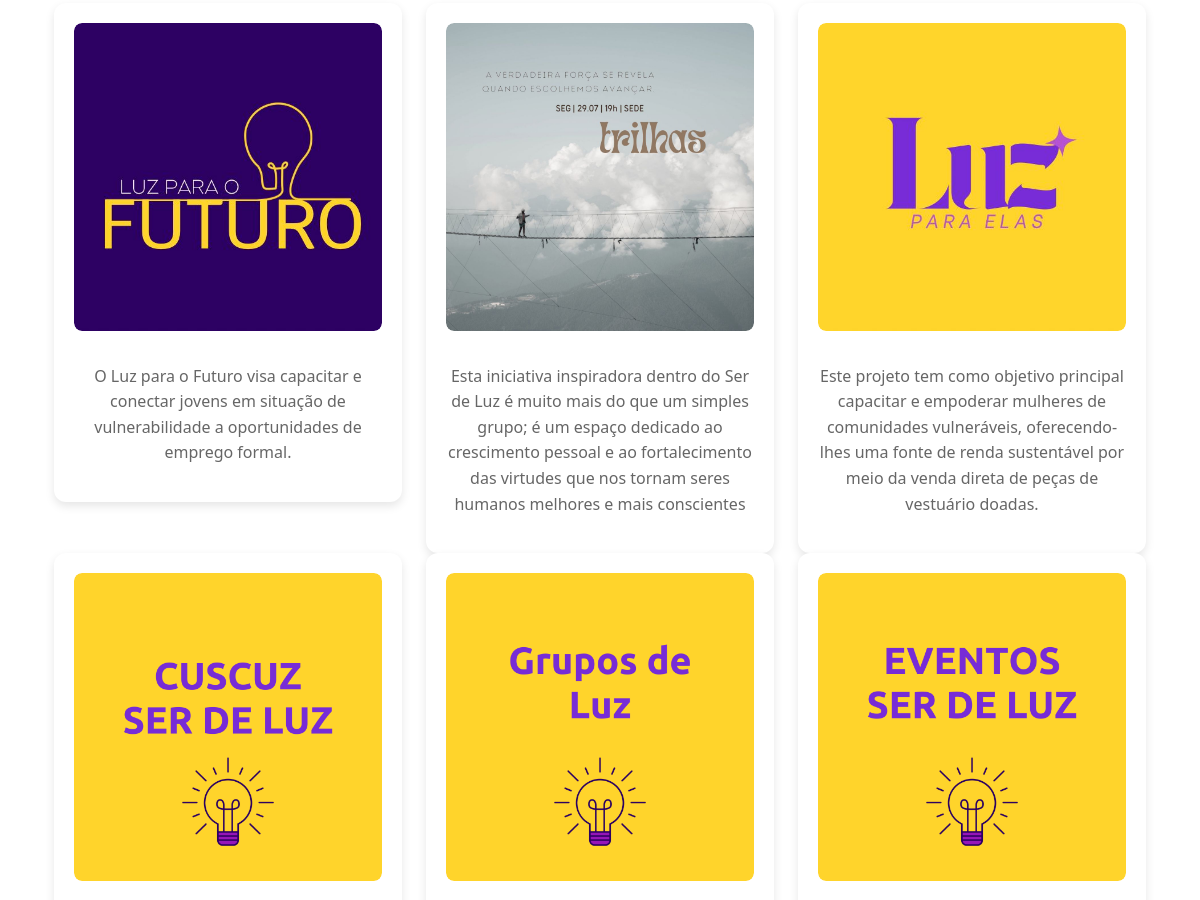
Before: / (middle part) with the older database file.
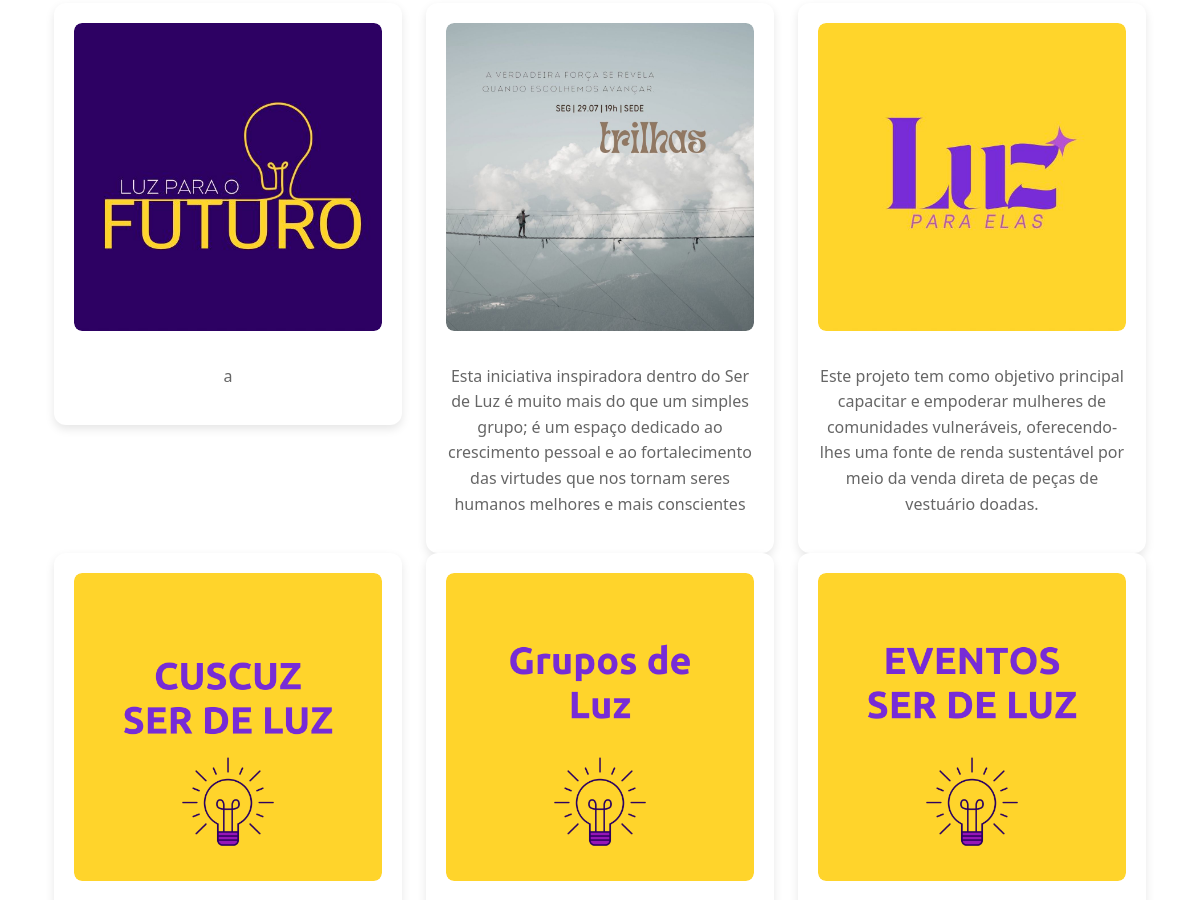
After: the same page with the newer database file.
### myapp/models.py (models this page shows, shortened)
class Projeto(models.Model):
    titulo = models.CharField(max_length=100)
    subtitulo = models.CharField(max_length=100)
    descricao = models.TextField()
    fotoprojeto = models.FileField(upload_to='projeto', verbose_name='fotoprojeto',
        null=True, blank=True)
    is_ativo = models.BooleanField(default=False)
    class Meta:
        verbose_name = 'Projeto'
        verbose_name_plural = 'Projetos'
        ordering = ['id']

### myapp/views.py (the view)
# urls.py: path('', views.site, name='index'),
def site(request):
    projetos = Projeto.objects.filter(is_ativo=False)
    context = {'projetos': projetos}
    return render(request, 'index.html', context)

### myapp/templates/index.html (shortened to what this page needs)
{% extends 'base.html' %}
{% load static %}
{% block content %}
  {% include 'quemsomos.html' %}
  <section class="section section-lg bg-gray-1">
    <div class="container">
            <head>
          </head>
          <body>
          </body>
          </html>
      <div class="row row-50">
        {% for projeto in projetos %}
          <div class="col-md-6 col-lg-4 wow-outer">
            <div class="wow fadeInUp">
              <article class="box-causes">
                <div class="box-causes-img">
                  {% if projeto.fotoprojeto %}
                    <img src="{{ projeto.fotoprojeto.url }}" alt="{{ projeto.nome }}" class="projeto-img">
                  {% else %}
                    <img src="{% static 'images/default.jpg' %}" alt="Imagem não disponível" class="projeto-img">
                  {% endif %}
                </div>
                <p class="box-causes-donate">
                  <span class="box-causes-donate-complete">{{ projeto.descricao }}</span>
                </p>
              </article>
            </div>
          </div>
        {% endfor %}
      </div>
    </div>
  </section>
{% endblock %}

Changed rows visible on the page:
changed Projeto (number 1 of 6 on the later page): descricao "O Luz para o Futuro visa capacitar e conectar jovens em situação de vulnerabilidade a oportunidades de emprego formal." → "a"
